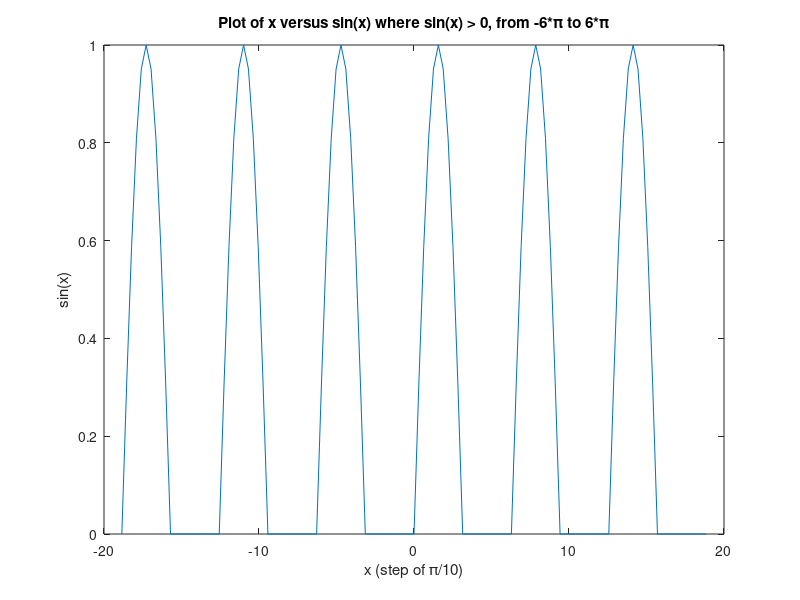

Here is the MATLAB script that generated this plot:
% Script File: quiz4.m
%
% Programmer: Cameron Carroll

clear;
clc;

range = -6*pi:pi/10:6*pi;
size = length(range);
for ii = 1:size
    if sin(range(ii)) > 0
        f(ii) = sin(range(ii));
    else
        f(ii) = 0;
    end
end

fprintf('   Values of sin(x) where sin(x) > 0, from -6pi to 6pi:\n');
fprintf('   ----------------------------------------------------\n');
fprintf('     x         f(x)      \n');
[range' f']

plot(range, f);
title('Plot of x versus sin(x) where sin(x) > 0, from -6*\pi to 6*\pi');
xlabel('x (step of \pi/10)');
ylabel('sin(x)');
